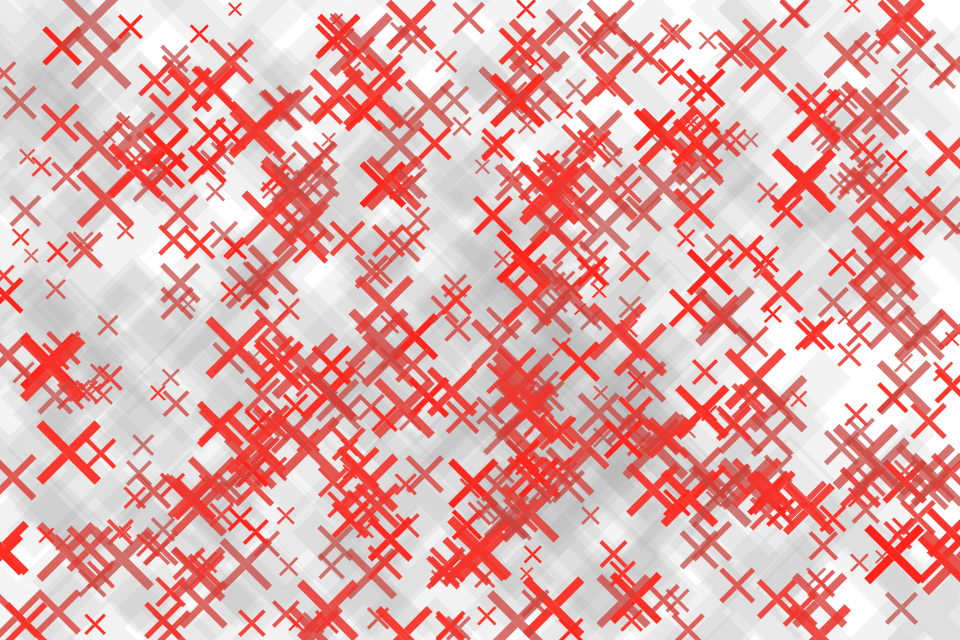
Frame 1 (no input)
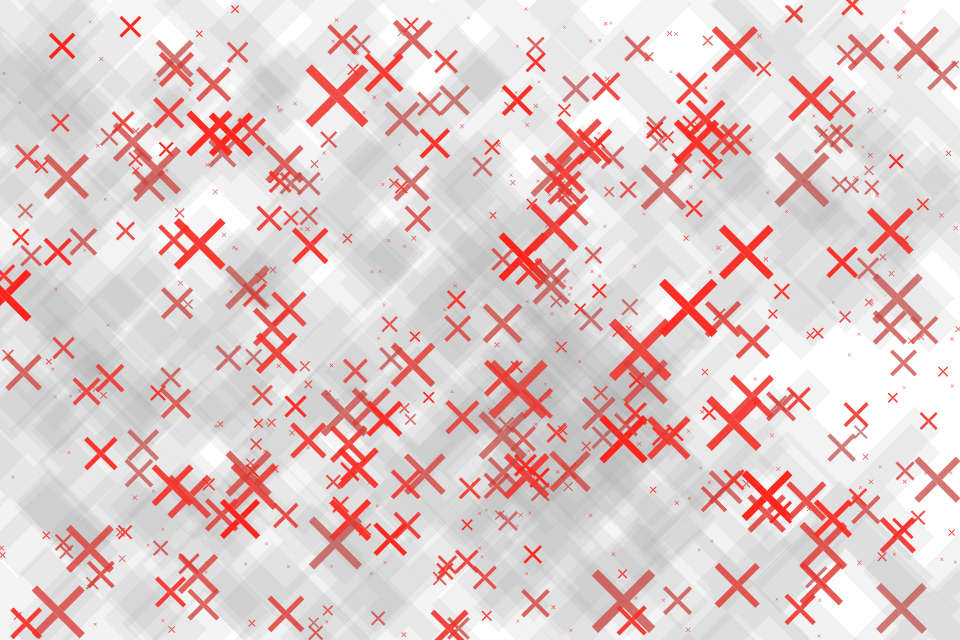
Frame 60 (the mouse pressed at the canvas centre just before this capture)
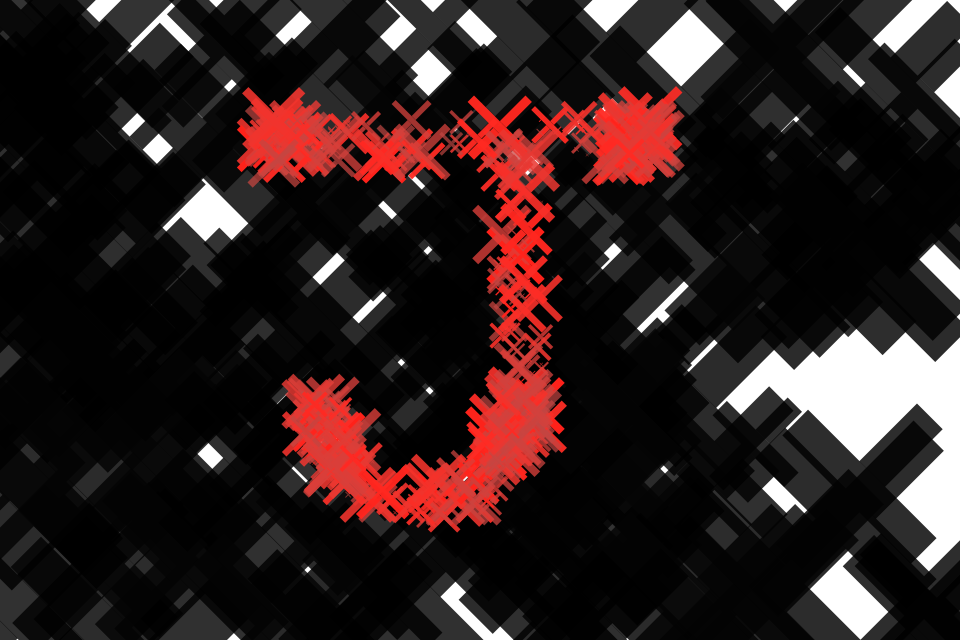
Frame 120 (the mouse held since frame 60 and released just before this capture)

The Processing sketch that drew these frames (run headless with seeded random() and noise(); from frame 60 on, the mouse is pressed at the canvas centre):

// Processing sketch: processing_107506
// ── processing_107506.pde

  //+++++++++ INITIAL ARRAY INITIALISATIONS AND VARIABLES +++++++++\\
Xcreator[] xs;
Jpoint[] jp;
BackgroundX[] bxs;
int Crosscount = 600;
int BackgroundCrossCount = 130;
int Jpoints = 25;
  //++++++++++++++++++\\
  
void setup() {
  size (960, 640);
  colorMode(HSB, 360, 100, 100, 100);
  rectMode(CENTER);
  smooth();
  noStroke();
  frameRate(60); 
  randomSeed(400);

  //+++++++++ ARRAY & POINTS FOR THE PULLING, FORMS THE J +++++++++\\
  jp = new Jpoint[Jpoints];
  float jpxpos = 280; 
  for (int i = 0; i<=10; i++) {
    jp[i] = new Jpoint(jpxpos, 140);
    jpxpos = jpxpos + 40;
  }
  float jpypos = 180;
  for (int i = 10; i<=16; i++) {
    jp[i] = new Jpoint(520, jpypos);
    jpypos = jpypos + 40;
  }
  jp[17] = new Jpoint(516, 420);
  jp[18] = new Jpoint(505, 455);
  jp[19] = new Jpoint(476, 482);
  jp[20] = new Jpoint(440, 498);
  jp[21] = new Jpoint(400, 498);
  jp[22] = new Jpoint(364, 482);
  jp[23] = new Jpoint(335, 455);
  jp[24] = new Jpoint(324, 420);
  //++++++++++++++++++\\

  //+++++++++ ARRAY FOR THE FOREGROUND & BACKGROUND PULSING XS +++++++++\\
  xs = new Xcreator[Crosscount];
  for (int i = 0; i<xs.length; ++i) {
    xs[i] = new Xcreator(random(0, width), random(0, height), random(25, 85), random(2, 4.5), random(0, 30), random(0.0, 1.0), (int)random(-3, 3), random(-22, 22), random(-22, 22), (int)random(1, 2));
  }
  bxs = new BackgroundX[BackgroundCrossCount];
  for (int i = 0; i<bxs.length; ++i) {
    bxs[i] = new BackgroundX(random(0, width), random(0, height), random(0.2, 0.8), random(0, 5), random(0.0, 1.0), random(180, 280));
  }
  //++++++++++++++++++\\
}

void draw() {
  background(360, 0, 100);
  //+++++++++ METHOD CALLING FOR FREGROUND AND BACKGROUND XS +++++++++\\
  for (int i = 0; i<bxs.length; ++i) {
    pushStyle();
    pushMatrix();
    bxs[i].updatebxs();
    bxs[i].drawbxs();
    popMatrix();
    popStyle();
  }
  for (int i = 0; i<xs.length; ++i) {
    pushStyle();
    pushMatrix();
    xs[i].update();
    xs[i].drawX();
    popMatrix();
    popStyle();
  }
}
  
  //+++++++++ CLASS FOR FOREGROUND XS +++++++++\\
class Xcreator {
  float xpos, ypos, xmaxlength, speed, sinsize, xfill, ranspeed, xposfin, yposfin, currentxpos, currentypos, randomposx, randomposy;
  int interpol, randomdistfunc;
  Xcreator(float xp, float yp, float xmaxl, float s, float f, float r, int interpolation, float rposx, float rposy, int rdf) {
    xpos = xp;
    ypos = yp;
    xmaxlength = xmaxl;
    speed = s;
    sinsize = 0;
    xfill = f;
    ranspeed = r;
    interpol = interpolation;
    randomposx = rposx;
    randomposy = rposy;
    randomdistfunc = rdf;
    pushMatrix();
    FindFinDist();
    popMatrix();
  }
    //+++++++++ METHOD FOR CALCULATING CURRENT POSITION AND SIZES +++++++++\\
  void update() {
    float mousetrack = sin(map(mouseX, -1, width + 1, 0, PI));
    if (interpol == -3) {
      currentxpos = map(pow(mousetrack, 0.02), 0, 1, xpos, xposfin);
      currentypos = map(pow(mousetrack, 0.08), 0, 1, ypos, yposfin);
    } 
    else if (interpol == -2) {
      currentxpos = map(pow(mousetrack, 0.12), 0, 1, xpos, xposfin);
      currentypos = map(pow(mousetrack, 0.07), 0, 1, ypos, yposfin);
    } 
    else if (interpol == -1) {
      currentxpos = map(pow(mousetrack, 0.4), 0, 1, xpos, xposfin);
      currentypos = map(pow(mousetrack, 1.2), 0, 1, ypos, yposfin);
    } 
    else if (interpol == 0) {
      currentxpos = map(mousetrack, 0, 1, xpos, xposfin);
      currentypos = map(mousetrack, 0, 1, ypos, yposfin);
    } 
    else if (interpol == 1) {
      currentxpos = map(pow(mousetrack, 1.5), 0, 1, xpos, xposfin);
      currentypos = map(pow(mousetrack, 0.5), 0, 1, ypos, yposfin);
    } 
    else if (interpol == 2) {
      currentxpos = map(pow(mousetrack, 10), 0, 1, xpos, xposfin);
      currentypos = map(pow(mousetrack, 4), 0, 1, ypos, yposfin);
    } 
    else if (interpol == 3) {
      currentxpos = map(pow(mousetrack, 8), 0, 1, xpos, xposfin);
      currentypos = map(pow(mousetrack, 10), 0, 1, ypos, yposfin);
    }

    sinsize = map(sin(radians(frameCount * speed)), -1, 1, 0, 1);
    if (ranspeed <= 0.2) {
      sinsize = pow(map(cos(radians(frameCount * speed)), -1, 1, 0, 1), 4);
    } 
    else if (ranspeed >0.2 && ranspeed <=0.4) {
      sinsize = pow(map(cos(radians(frameCount * speed)), -1, 1, 0, 1), 1.5);
    } 
    else if (ranspeed >0.4 && ranspeed <=0.6) {
      sinsize = map(sin(radians(frameCount * speed)), -1, 1, 0, 1);
    } 
    else if (ranspeed >0.6 && ranspeed <=0.8) {
      sinsize = pow(map(sin(radians(frameCount * speed)), -1, 1, 0, 1), 0.75);
    } 
    else if (ranspeed >0.8 && ranspeed <=1.0) {
      sinsize = pow(map(sin(radians(frameCount * speed)), -1, 1, 0, 1), 0.3);
    }
  }
    //++++++++++++++++++\\
  
    //+++++++++ METHOD FOR FINDING CLOSEST JPOINT AND ENSURING VARIABLE INTERPOLATION +++++++++\\
  void FindFinDist() {
    float xpmin = 10000;
    if (randomdistfunc == 1) {
      for (int j = 0; j<Jpoints; j++) {
        float xpd = dist(xpos, ypos, jp[j].jpxpos, jp[j].jpypos); 
        if (xpd < xpmin) {
          xpmin = xpd;
          xposfin = jp[j].jpxpos + randomposx;
          yposfin = jp[j].jpypos + randomposy;
        }
      }
    } 
    else if (randomdistfunc == 2) {
      for (int j = 0; j<Jpoints; j++) {
        float xpd = abs(xpos - jp[j].jpxpos) + abs(ypos - jp[j].jpxpos);
        if (xpd < xpmin) {
          xpmin = xpd;
          xposfin = jp[j].jpxpos + randomposx;
          yposfin = jp[j].jpypos + randomposy;
        }
      }
    }
  }
    //++++++++++++++++++\\
  
    //+++++++++ METHOD FOR DRAWING XS AS WELL AS CONTROLLING COLOUR +++++++++\\
  void drawX() {
    float currentlength = map(sinsize, 0, 1, 4, xmaxlength);
    translate(currentxpos, currentypos);
    rotate(QUARTER_PI);
    float maxFill = 5;
    float minFill = 0;
    float filler = sin(radians(frameCount/10));
    float currentFill = map(filler, -1, 1, maxFill, minFill);
    fill(currentFill, 65 + xfill/1.2, 75 + xfill, 70 + xfill);
    rect(0, (-currentlength/9) * 2.5, currentlength/9, (currentlength/9) * 4);
    rect(0, (currentlength/9) * 2.5, currentlength/9, (currentlength/9) * 4);
    rect(0, 0, currentlength, currentlength/9);
  }
    //++++++++++++++++++\\
}
  //++++++++++++++++++\\

  //+++++++++ CLASS FOR POINTS OF J +++++++++\\
class Jpoint {
  float jpxpos, jpypos;
  Jpoint(float jpxp, float jpyp) {
    jpxpos = jpxp;
    jpypos = jpyp;
  }
}
  //++++++++++++++++++\\

  //+++++++++ CLASS FOR BACKGROUND XS. DIFFERENT TO FOREGROUND XS +++++++++\\
class BackgroundX {
  float xpos, ypos, xsize, xspeed, xfiller, ranspeed, sinsize, xmaxlength;
  BackgroundX(float bxp, float byp, float bxspeed, float bxfiller, float bxranspeed, float bxsize) {
    xpos = bxp;
    ypos = byp;
    xspeed = bxspeed;
    xfiller = bxfiller;
    ranspeed = bxranspeed;
    sinsize = 0;
    xmaxlength = bxsize;
  }

  void updatebxs() {
    sinsize = map(sin(radians(frameCount * xspeed)), -1, 1, 0, 1);
    if (ranspeed <= 0.2) {
      sinsize = pow(map(cos(radians(frameCount * xspeed)), -1, 1, 0, 1), 4);
    } 
    else if (ranspeed >0.2 && ranspeed <=0.4) {
      sinsize = pow(map(cos(radians(frameCount * xspeed)), -1, 1, 0, 1), 1.5);
    } 
    else if (ranspeed >0.4 && ranspeed <=0.6) {
      sinsize = map(sin(radians(frameCount * xspeed)), -1, 1, 0, 1);
    } 
    else if (ranspeed >0.6 && ranspeed <=0.8) {
      sinsize = pow(map(sin(radians(frameCount * xspeed)), -1, 1, 0, 1), 0.75);
    } 
    else if (ranspeed >0.8 && ranspeed <=1.0) {
      sinsize = pow(map(sin(radians(frameCount * xspeed)), -1, 1, 0, 1), 0.3);
    }
  }

  void drawbxs() {
    float currentlength = map(sinsize, 0, 1, 80, xmaxlength);
    float mousescale = map(mouseX, 0, width, 0, PI);
    float mousefiller = map(pow((sin(mousescale)), 25), 0, 1, 0, 7);
    translate(xpos, ypos);
    rotate(QUARTER_PI);
    fill(0, 0, 60 + xfiller - mousefiller*9, 10 + xfiller + mousefiller*10);
    rect(0, (-currentlength/10) * 3.228, currentlength/5, (currentlength/10) * 4.5);
    rect(0, (currentlength/10) * 3.228, currentlength/5, (currentlength/10) * 4.5);
    rect(0, 0, currentlength, currentlength/5);
  }
}
  //++++++++++++++++++\\
